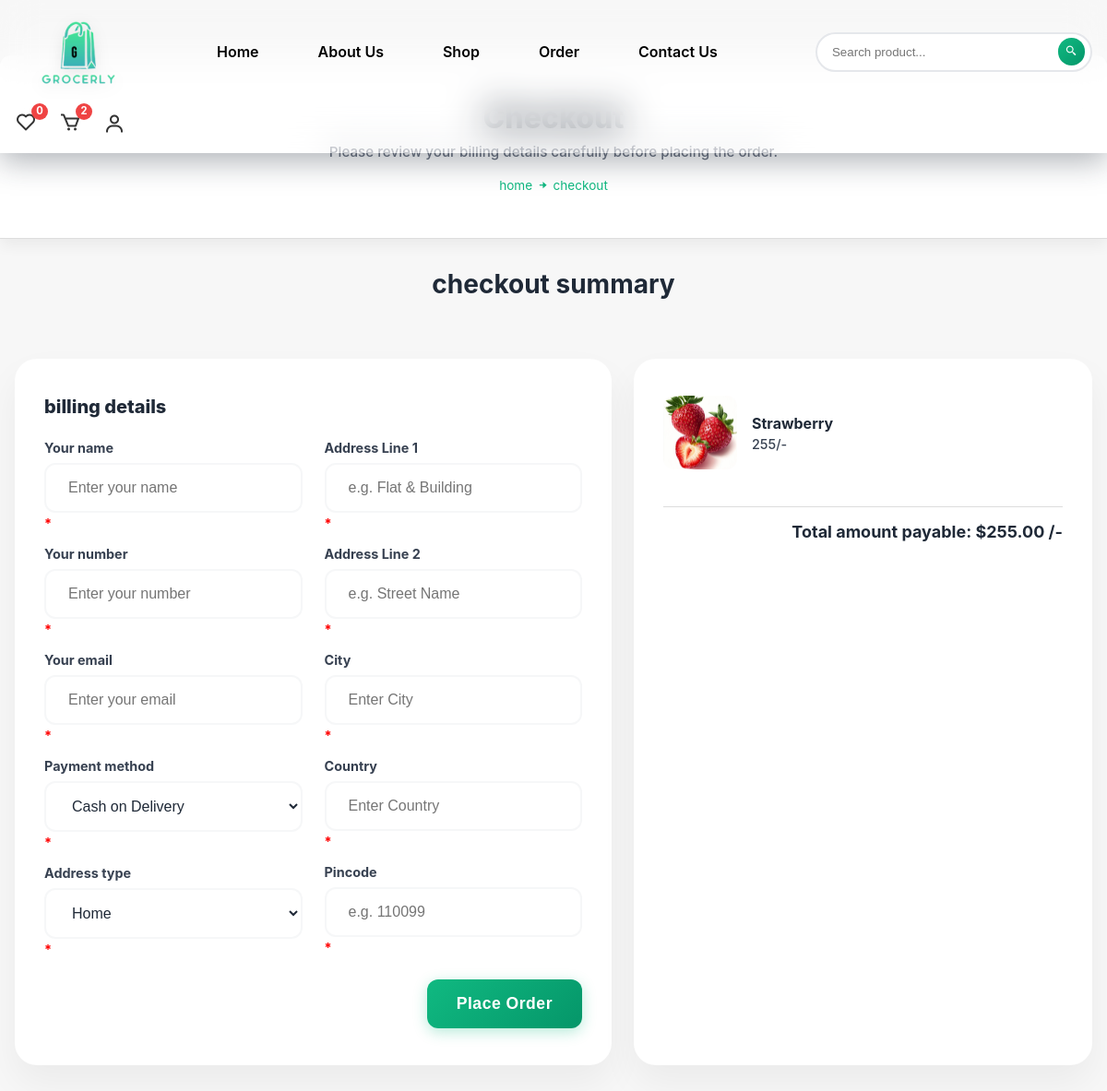
/checkout.php?get_id=3 (signed in), run on the app's committed database.
### tables this page shows
CREATE TABLE `product` (
  `product_id` int(20) NOT NULL,
  `seller_id` int(20) NOT NULL,
  `name` varchar(255) NOT NULL,
  `price` varchar(50) NOT NULL,
  `image` varchar(255) NOT NULL,
  `stock` int(20) NOT NULL,
  `status` varchar(50) NOT NULL,
  `category` varchar(100) NOT NULL,
  `description` varchar(255) DEFAULT NULL,
  `brand` varchar(100) DEFAULT NULL,
  `sizes` varchar(100) DEFAULT NULL
);

### checkout.php (the view, shortened to what this page needs)
<!DOCTYPE html>
<html lang="en">
<head>
    <link rel="stylesheet" type="text/css" href="css/user_styles.css">
    <link rel="stylesheet" type="text/css" href="css/checkout.css">
    <link rel="stylesheet" href="https://cdnjs.cloudflare.com/ajax/libs/font-awesome/6.2.0/css/all.min.css">
    <link href="https://unpkg.com/boxicons@2.1/css/boxicons.min.css" rel="stylesheet">
</head>
<body>
<?php include('components/user_header.php'); ?>
<div class="check">
    <div class="details">
        <h1>Checkout</h1>
        <p class="checkout-note">
            Please review your billing details carefully before placing the order.
        </p>
        <span><a href="home.php">home</a><i class="bx bxs-right-arrow-alt"></i><a href="checkout.php">checkout</a></span>
    </div>
</div>
<div class="checkout">
    <div class="heading">
        <h1>checkout summary</h1>
    </div>
</div>
<div class="row">
    <div class="form">
        <form action="" method="post" class="register">
            <h3>billing details</h3>
            <div class="flex">
                <div class="col">
                    <div class="input-field">
                        <p>Your name <span>*</span></p>
                        <input type="text" name="name" placeholder="Enter your name" required>
                    </div>
                    <div class="input-field">
                        <p>Your number <span>*</span></p>
                        <input type="text" name="number" placeholder="Enter your number" required>
                    </div>
                    <div class="input-field">
                        <p>Your email <span>*</span></p>
                        <input type="email" name="email" placeholder="Enter your email" required>
                    </div>
                    <div class="input-field">
                        <p>Payment method <span>*</span></p>
                        <select name="method" required>
                            <option value="cash on delivery">Cash on Delivery</option>
                        </select>
                    </div>
                    <div class="input-field">
                        <p>Address type <span>*</span></p>
                        <select name="address_type" required>
                            <option value="home">Home</option>
                        </select>
                    </div>
                </div>
                <div class="col">
                    <div class="input-field">
                        <p>Address Line 1 <span>*</span></p>
                        <input type="text" name="flat" placeholder="e.g. Flat & Building" required>
                    </div>
                    <div class="input-field">
                        <p>Address Line 2 <span>*</span></p>
                        <input type="text" name="street" placeholder="e.g. Street Name" required>
                    </div>
                    <div class="input-field">
                        <p>City <span>*</span></p>
                        <input type="text" name="city" placeholder="Enter City" required>
                    </div>
                    <div class="input-field">
                        <p>Country <span>*</span></p>
                        <input type="text" name="country" placeholder="Enter Country" required>
                    </div>
                    <div class="input-field">
                        <p>Pincode <span>*</span></p>
                        <input type="text" name="pin" placeholder="e.g. 110099" required>
                    </div>
                </div>
            </div>
            <div class="button-container">
                <button type="submit" name="place_order" class="btn">Place Order</button>
            </div>
        </form>
    </div>
    <div class="summery">
        <div class="box-container">
            <?php
            $grand_total = 0;
            if (isset($_GET['get_id'])) {
                $select_get = $conn->prepare("SELECT * FROM product WHERE product_id = ?");
                $select_get->execute([$_GET['get_id']]);
                while ($fetch_get = $select_get->fetch(PDO::FETCH_ASSOC)) {
                    $sub_total = $fetch_get['price'];
                    $grand_total += $sub_total;
                    ?>
                    <div class="flex">
                        <img src="uploaded_files/<?= $fetch_get['image'] ?>" class="img1" alt="Product Image">
                        <div>
                            <h3 class="name"><?= $fetch_get['name'] ?></h3>
                            <p class="price"><?= $fetch_get['price'] ?>/-</p>
                        </div>
                    </div>
                    <?php
                }
            }
            ?>
        </div>
        <div class="grant-total">
            <span>Total amount payable:</span> $<?= number_format($grand_total, 2); ?> /-
        </div>
    </div>
</div>
</body>
</html>

### css/user_styles.css (style rules this page uses)
:root { --primary-color: #10b981; --primary-dark: #059669; --text-primary: #1f2937; --text-secondary: #374151; --text-muted: #6b7280; --text-placeholder: #9ca3af; --border-color: #e5e7eb57; }
* { margin: 0; padding: 0; box-sizing: border-box; }
body { font-family: "Inter", sans-serif; background: linear-gradient(135deg, #f0fdf4 0%, #ecfdf5 50%, #d1fae5 100%); min-height: 100vh; position: relative; }

### css/checkout.css (style rules this page uses)
:root { --primary-color: #10b981; --primary-dark: #059669; --text-primary: #1f2937; --text-secondary: #374151; --text-muted: #6b7280; --border-color: #e5e7eb57; --background-light: #fff; --background-page: #f7f7f7; }
body { font-family: "Inter", sans-serif; background: var(--background-page); margin: 0; padding: 0; color: var(--text-primary); }
a { color: var(--primary-color); text-decoration: none; transition: color 0.3s ease; }
.check { background: var(--background-light); padding: 3rem 2rem; border-bottom: 1px solid #ddd; text-align: center; margin-top: 60px; border-radius: 12px 12px 0 0; box-shadow: 0 8px 15px rgba(0, 0, 0, 0.05); position: relative; z-index: 1; }
.check h1 { font-size: 2rem; font-weight: 800; color: var(--text-primary); margin-bottom: 0.5rem; }
.check .checkout-note { font-size: 0.95rem; color: var(--text-muted); margin-bottom: 1rem; font-weight: 500; }
.check span { font-size: 0.85rem; color: var(--text-muted); display: inline-flex; align-items: center; gap: 0.25rem; }
.check span i { font-size: 0.9rem; color: var(--primary-color); }
.checkout .heading { text-align: center; padding: 2rem 1rem; }
.checkout .heading h1 { font-size: 1.75rem; color: var(--text-primary); font-weight: 700; }
.row { display: flex; flex-wrap: wrap; justify-content: center; padding: 2rem 1rem; gap: 1.5rem; max-width: 1200px; margin: 0 auto; }
.form { flex: 1 1 500px; background: var(--background-light); padding: 2.5rem 2rem; border-radius: 24px; box-shadow: 0 20px 40px rgba(0, 0, 0, 0.05); font-weight: 500; }
.register h3 { margin-bottom: 1.5rem; font-size: 1.25rem; font-weight: 800; color: var(--text-primary); }
.input-field { margin-bottom: 1.25rem; position: relative; }
.input-field p { font-weight: 700; color: var(--text-secondary); margin-bottom: 0.5rem; font-size: 0.9rem; }
.input-field input, .input-field select { width: 100%; padding: 1rem calc(1rem + 0.5rem); border: 2px solid var(--border-color); border-radius: 12px; font-size: 1rem; background: rgba(255, 255, 255, 0.95); color: var(--text-primary); font-weight: 500; transition: all 0.3s ease; outline: none; }
.input-field span { color: red; font-size: 0.9rem; position: absolute; bottom: -1.25rem; left: 0; }
.flex { display: flex; flex-wrap: wrap; gap: 1.5rem; }
.col { flex: 1 1 250px; display: flex; flex-direction: column; gap: 1rem; }
.button-container { text-align: right; margin-top: 1.5rem; }
.btn { background: linear-gradient(135deg, var(--primary-color), var(--primary-dark)); color: #fff; padding: 1rem 2rem; border: none; border-radius: 12px; font-size: 1.1rem; font-weight: 700; cursor: pointer; transition: all 0.3s ease; box-shadow: 0 4px 15px rgba(16, 185, 129, 0.3); letter-spacing: 0.5px; text-transform: capitalize; }
.summery { flex: 1 1 350px; background: var(--background-light); padding: 2.5rem 2rem; border-radius: 24px; box-shadow: 0 20px 40px rgba(0, 0, 0, 0.05); font-weight: 500; }
.box-container { max-height: 400px; overflow-y: auto; margin-bottom: 1.5rem; padding-right: 0.5rem; }
.box-container .flex { display: flex; gap: 1rem; margin-bottom: 1rem; align-items: center; }
.img1 { width: 80px; height: 80px; object-fit: cover; border-radius: 12px; }
.name { font-size: 1rem; font-weight: 700; margin: 0 0 0.25rem; color: var(--text-primary); }
.price { font-size: 0.9rem; color: var(--text-secondary); margin: 0; }
.grant-total { font-size: 1.125rem; font-weight: 700; text-align: right; border-top: 1px solid #ddd; padding-top: 1rem; color: var(--text-primary); }

### data on the page
product: image (picture), name "Strawberry", price "255"

### other printed values
$total_wishlist_items "0"
$total_cart_items "2"
$grand_total "255.00"
